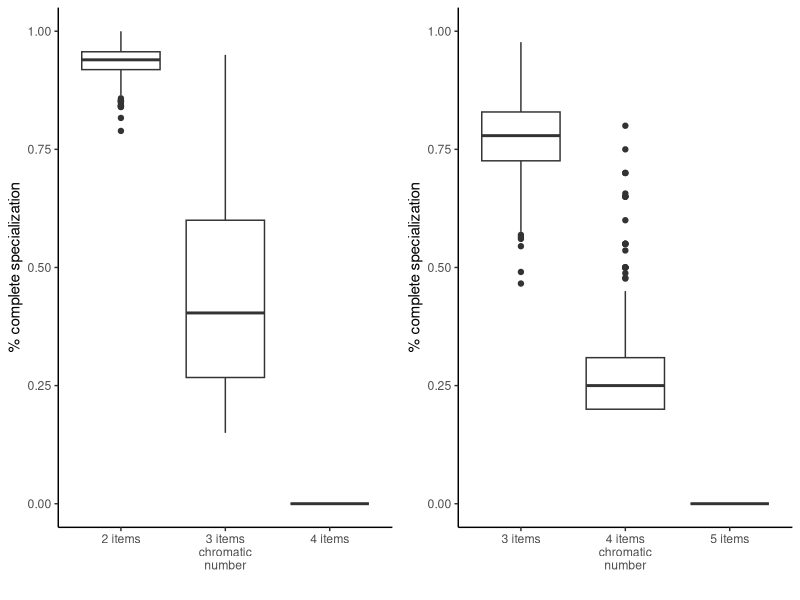
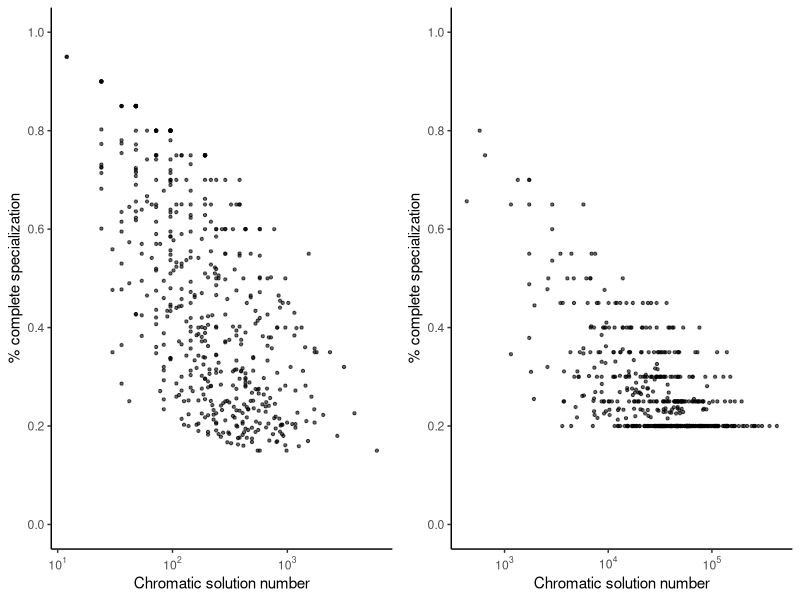
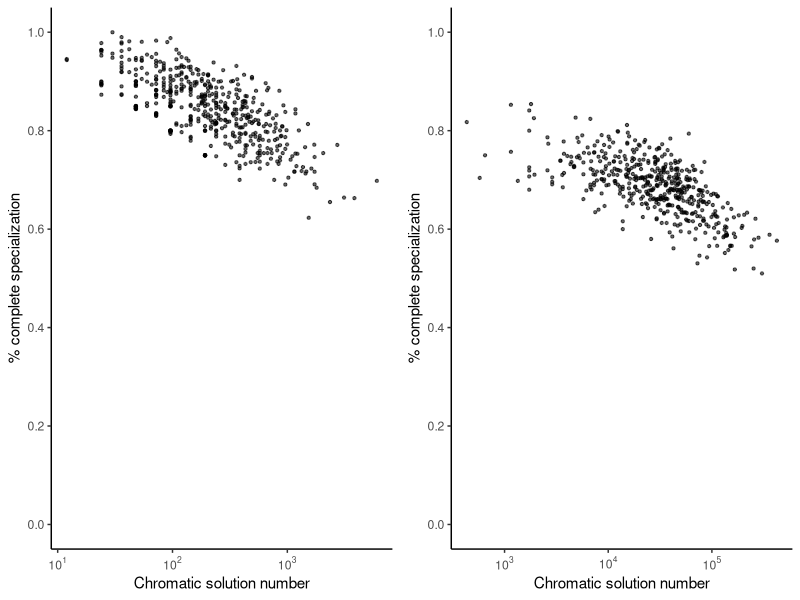

Reproduce these figures in R, in order. (Note: this script raises an error after producing the figures.)
library(ggplot2)
library(scales)
library(lme4)
library(gridExtra)

pa212 <- read.csv("../../data/data_pref_attach_2_without_storage_item2.csv")
pa212$num_item <- 2
pa213 <- read.csv("../../data/data_pref_attach_2_without_storage_item3.csv")
pa213$num_item <- 3
pa214 <- read.csv("../../data/data_pref_attach_2_without_storage_item4.csv")
pa214$num_item <- 4

pa313 <- read.csv("../../data/data_pref_attach_3_without_storage_item3.csv")
pa313$num_item <- 3
pa314 <- read.csv("../../data/data_pref_attach_3_without_storage_item4.csv")
pa314$num_item <- 4
pa315 <- read.csv("../../data/data_pref_attach_3_without_storage_item5.csv")
pa315$num_item <- 5

pa223 <- read.csv("../../data/data_pref_attach_2_with_storage_item3.csv")
pa223$num_item <- 3
pa324 <- read.csv("../../data/data_pref_attach_3_with_storage_item4.csv")
pa324$num_item <- 4

# Item number
dd2 <- rbind(pa212, pa213, pa214)
dd2$num_item2 <- factor(dd2$num_item, level=c(2, 3, 4), labels=c("2 items", "3 items\nchromatic\nnumber", "4 items"))
g1 <- ggplot(dd2, aes(x=num_item2, y=1 - ave_rate)) +
  geom_boxplot() +
  scale_y_continuous(limits=c(0.0, 1.0)) +
  labs(x="", y="% complete specialization") +
  theme_classic()

dd3 <- rbind(pa313, pa314, pa315)
dd3$num_item2 <- factor(dd3$num_item, level=c(3, 4, 5), labels=c("3 items", "4 items\nchromatic\nnumber", "5 items"))
g2 <- ggplot(dd3, aes(x=num_item2, y=1 - ave_rate)) +
  geom_boxplot() +
  scale_y_continuous(limits=c(0.0, 1.0)) +
  labs(x="", y="% complete specialization") +
  theme_classic()

grid.arrange(g1, g2, ncol=2)

# Solution number without storage; with chromatic number 
g1 <- ggplot(pa213, aes(x=X.solutions, y=1-ave_rate)) +
  geom_point(size=0.8, alpha=0.6) +
  scale_x_log10(breaks = c(10, 100, 1000),
                labels = trans_format("log10", math_format(10^.x))) +
  scale_y_continuous(breaks=seq(0, 1.0, 0.2), limits = c(0.0, 1.0)) +
  labs(x="Chromatic solution number", y="% complete specialization") +
  theme_classic()

cor.test(log10(pa213$X.solutions), 1-pa213$ave_rate)

g2 <- ggplot(pa314, aes(x=X.solutions, y=1.0 - ave_rate)) +
  geom_point(size=0.8, alpha=0.6) +
  scale_x_log10(breaks = c(1000, 10000, 100000, 1000000),
                labels = trans_format("log10", math_format(10^.x))) +
  scale_y_continuous(breaks=seq(0, 1.0, 0.2), limits = c(0.0, 1.0)) +
  labs(x="Chromatic solution number", y="% complete specialization") +
  theme_classic()

cor.test(log10(pa314$X.solutions), 1-pa314$ave_rate)

grid.arrange(g1, g2, ncol=2)

# Solution number with storage; with chromatic number
g1 <- ggplot(pa223, aes(x=X.solutions, y=1.0 - ave_rate)) +
  geom_point(size=0.8, alpha=0.6) +
  scale_x_log10(breaks = c(10, 100, 1000),
                labels = trans_format("log10", math_format(10^.x))) +
  scale_y_continuous(breaks=seq(0, 1.0, 0.2), limits = c(0.0, 1.0)) +
  labs(x="Chromatic solution number", y="% complete specialization") +
  theme_classic()

cor.test(log10(pa223$X.solutions), 1 - pa223$ave_rate)

g2 <- ggplot(pa324, aes(x=X.solutions, y=1.0 - ave_rate)) +
  geom_point(size=0.8, alpha=0.6) +
  scale_x_log10(breaks = c(1000, 10000, 100000, 1000000),
                labels = trans_format("log10", math_format(10^.x))) +
  scale_y_continuous(breaks=seq(0, 1.0, 0.2), limits = c(0.0, 1.0)) +
  labs(x="Chromatic solution number", y="% complete specialization") +
  theme_classic()

cor.test(log10(pa324$X.solutions), 1 - pa324$ave_rate)

grid.arrange(g1, g2, ncol=2)

#Linear regression
pa20 <- read.csv("../../data/data_pref_attach_2_base.csv")

d21 <- merge(pa213, pa20, by="gameId")
fit21 <- lm((1.0-ave_rate)  ~ scale(log10(X.solutions.x)) + scale(clustering) + scale(shortest_path), data=d21)
summary(fit2.1)

d22 <- merge(pa223, pa20, by="gameId")
fit22 <- lm((1.0-ave_rate)  ~ scale(log10(X.solutions.x)) + scale(clustering) + scale(shortest_path), data=d22)
summary(fit2.2)

pa30 <- read.csv("../../data/data_pref_attach_3_base.csv") 

d31 <- merge(pa314, pa30, by="gameId")
fit31 <- lm((1.0-ave_rate)  ~ scale(log10(X.solutions.x)) + scale(clustering) + scale(shortest_path), data=d31)
summary(fit3.1)

d32 <- merge(pa324, pa30, by="gameId")
fit32 <- lm((1.0-ave_rate) ~ scale(log10(X.solutions.x)) + scale(clustering) + scale(shortest_path), data=d32)
summary(fit3.2)
